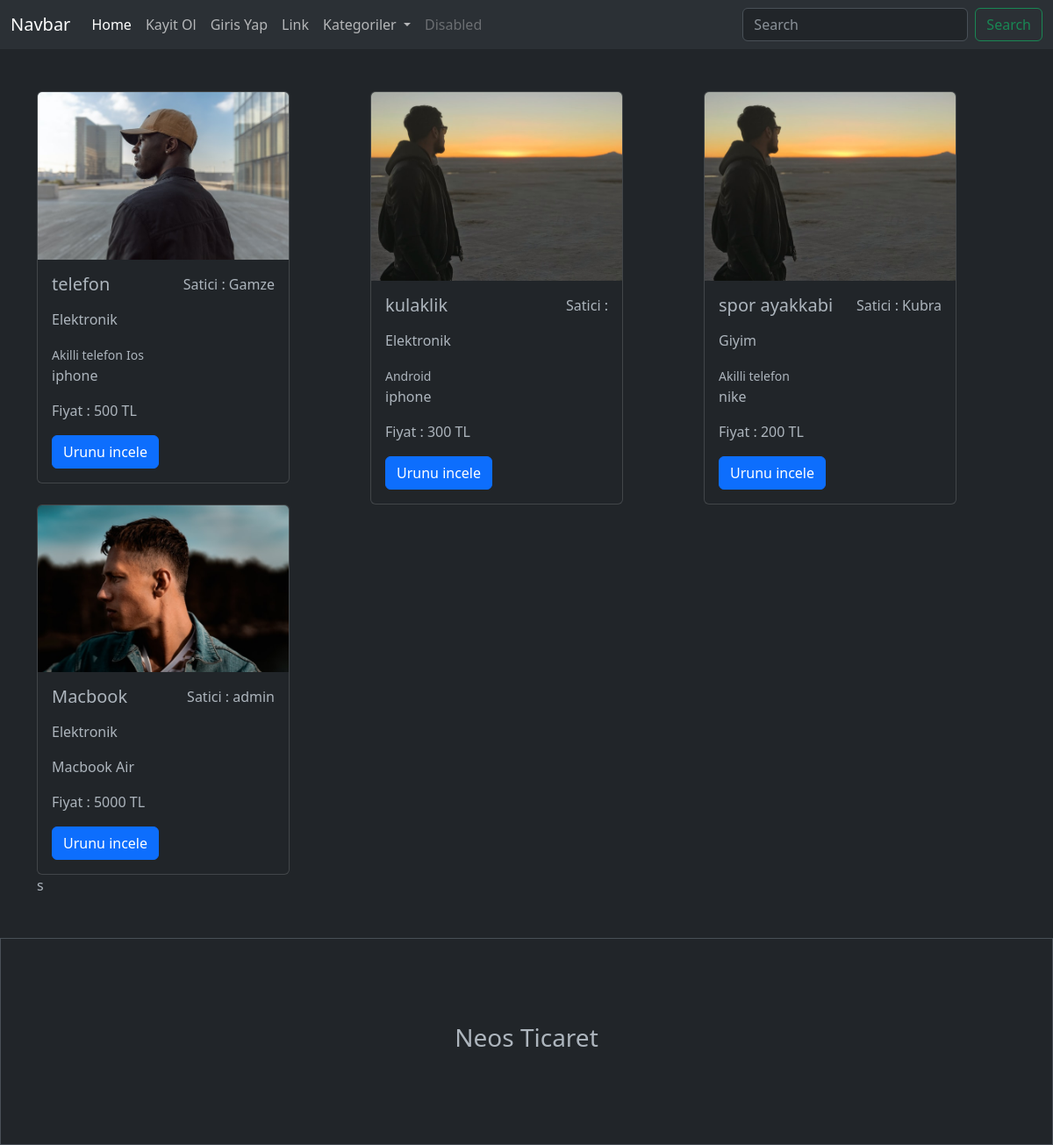
The page / on the database its author committed.
### urunler/models.py (models this page shows, shortened)
class Urun(models.Model):
    satici = models.ForeignKey(User , on_delete=models.CASCADE , null=True)
    kategori = models.ForeignKey(Kategori , on_delete=models.SET_NULL , null=True)
    altkategori = models.ManyToManyField(AltKategori)
    seriNo = models.OneToOneField(Tek , on_delete = models.CASCADE , null=True , blank=True)
    isim = models.CharField(max_length=100)
    aciklama = models.TextField(max_length=1000)
    fiyat = models.IntegerField()
    resim = models.FileField(upload_to='urunler/', null=True)

class Kategori(models.Model):
    isim = models.CharField(max_length=100)

class AltKategori(models.Model):
    isim = models.CharField(max_length=100)

### urunler/views.py (the view, shortened to what this page needs)
# urls.py: path('' , index , name='index'),
def index(request):
    urunler = Urun.objects.all()
    kategoriler = Kategori.objects.all()
    search = ''
    context = {
        'product':urunler,
        'search': search,
        'kategoriler':kategoriler
    }
    return render(request , 'index.html' , context)

### urunler/templates/index.html (shortened to what this page needs)
<!DOCTYPE html>
<html lang="en">
<head>
    <link href="https://cdn.jsdelivr.net/npm/bootstrap@5.3.0-alpha1/dist/css/bootstrap.min.css" rel="stylesheet">
</head>
<body data-bs-theme="dark">
    {% include "includes/_navbar.html" %}
      {% block content %}
      <div class="container mt-5">
        <div class="row">
            {% for urun in product  %}
            <div class="col-4">
                <div class="card" style="width: 18rem;">
                    <img src="{{urun.resim.url}}" class="card-img-top" alt="...">
                    <div class="card-body">
                      <div class="d-flex justify-content-between">
                        <h5 class="card-title">{{urun.isim}}</h5>
                        <p> Satici : {{urun.satici.username}}</p>
                      </div>
                      <p>{{urun.kategori.isim}}</p>
                      {% for alt in urun.altkategori.all  %}
                          <small>{{alt.isim}}</small>
                      {% endfor %}
                      <p class="card-text">{{urun.aciklama}}</p>
                      <p>Fiyat : {{urun.fiyat}} TL</p>
                      <a href="{% url 'urun' urun.id %}" class="btn btn-primary">Urunu incele</a>
                    </div>
                  </div>
            </div>
            {% endfor %}
            </div>s
            </div>
      {% endblock content %}
     {% include "includes/_footer.html" %}
</body>
</html>

### urunler/templates/includes/_navbar.html (shortened to what this page needs)
<nav class="navbar navbar-expand-lg bg-body-tertiary">
    <div class="container-fluid">
      <a class="navbar-brand" href="#">Navbar</a>
      <div class="collapse navbar-collapse" id="navbarSupportedContent">
        <ul class="navbar-nav me-auto mb-2 mb-lg-0">
          <li class="nav-item">
            <a class="nav-link active" aria-current="page" href="#">Home</a>
          </li>
          {% if user.is_authenticated %}
            <li class="nav-item">
              <a class="nav-link text-capitalize" href="#">{{request.user}}</a>
            </li>
            <li class="nav-item">
              <a class="nav-link" href="/cikis/">Cikis  Yap</a>
            </li>
            <li class="nav-item">
              <a class="nav-link" href="/olustur/">Olustur</a>
            </li>
          {% else %}
            <li class="nav-item">
              <a class="nav-link" href="/kayit/">Kayit Ol</a>
            </li>
            <li class="nav-item">
              <a class="nav-link" href="/giris/">Giris Yap</a>
            </li>
          {% endif %}
          <li class="nav-item">
            <a class="nav-link" href="#">Link</a>
          </li>
          <li class="nav-item dropdown">
            <a class="nav-link dropdown-toggle" href="#" role="button" data-bs-toggle="dropdown" aria-expanded="false">
              Kategoriler
            </a>
          </li>
          <li class="nav-item">
            <a class="nav-link disabled">Disabled</a>
          </li>
        </ul>
        <form class="d-flex" role="search" method="GET"  action="/">
          <input class="form-control me-2" type="search" placeholder="Search" aria-label="Search" name="search" value="{{search}}">
          <button class="btn btn-outline-success" type="submit">Search</button>
        </form>
      </div>
    </div>
  </nav>

### urunler/templates/includes/_footer.html
<footer class="mt-5 p-5 border">
    <h3 class="text-center p-5">Neos Ticaret</h3>
  </footer>

### rows shown on the page
Urun: resim (picture), isim "telefon", satici.username "Gamze", kategori.isim "Elektronik", aciklama "iphone", fiyat "500"
AltKategori: isim "Akilli telefon"
AltKategori: isim "Ios"
Urun: resim (picture), isim "kulaklik", kategori.isim "Elektronik", aciklama "iphone", fiyat "300"
AltKategori: isim "Android"
Urun: resim (picture), isim "spor ayakkabi", satici.username "Kubra", kategori.isim "Giyim", aciklama "nike", fiyat "200"
Urun: resim (picture), isim "Macbook", satici.username "admin", kategori.isim "Elektronik", aciklama "Macbook Air", fiyat "5000"
